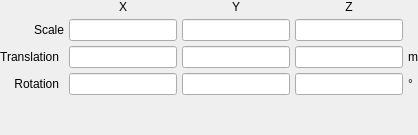
         <widget class="QWidget" name="transform">
          <layout class="QGridLayout" name="gridLayout_15">
           <property name="leftMargin">
            <number>0</number>
           </property>
           <property name="topMargin">
            <number>0</number>
           </property>
           <property name="rightMargin">
            <number>0</number>
           </property>
           <property name="bottomMargin">
            <number>0</number>
           </property>
           <property name="spacing">
            <number>5</number>
           </property>
           <item row="3" column="2" colspan="3">
            <widget class="LineEdit" name="lineedit_transf_scalex"/>
           </item>
           <item row="4" column="0">
            <widget class="QLabel" name="label_29">
             <property name="text">
              <string>&lt;html&gt;&lt;head/&gt;&lt;body&gt;&lt;p align=&quot;right&quot;&gt;Translation&lt;/p&gt;&lt;/body&gt;&lt;/html&gt;</string>
             </property>
             <property name="alignment">
              <set>Qt::AlignRight|Qt::AlignTrailing|Qt::AlignVCenter</set>
             </property>
            </widget>
           </item>
           <item row="4" column="7">
            <widget class="LineEdit" name="lineedit_transf_translatez"/>
           </item>
           <item row="4" column="5" colspan="2">
            <widget class="LineEdit" name="lineedit_transf_translatey"/>
           </item>
           <item row="3" column="0" colspan="2">
            <widget class="QLabel" name="label_28">
             <property name="text">
              <string>&lt;html&gt;&lt;head/&gt;&lt;body&gt;&lt;p align=&quot;right&quot;&gt;Scale&lt;/p&gt;&lt;/body&gt;&lt;/html&gt;</string>
             </property>
            </widget>
           </item>
           <item row="3" column="7">
            <widget class="LineEdit" name="lineedit_transf_scalez"/>
           </item>
           <item row="5" column="7">
            <widget class="LineEdit" name="lineedit_transf_rotationz"/>
           </item>
           <item row="4" column="2" colspan="3">
            <widget class="LineEdit" name="lineedit_transf_translatex"/>
           </item>
           <item row="5" column="5" colspan="2">
            <widget class="LineEdit" name="lineedit_transf_rotationy"/>
           </item>
           <item row="6" column="5">
            <spacer name="verticalSpacer_15">
             <property name="orientation">
              <enum>Qt::Vertical</enum>
             </property>
             <property name="sizeHint" stdset="0">
              <size>
               <width>20</width>
               <height>40</height>
              </size>
             </property>
            </spacer>
           </item>
           <item row="5" column="0">
            <widget class="QLabel" name="label_121">
             <property name="text">
              <string>Rotation</string>
             </property>
             <property name="alignment">
              <set>Qt::AlignRight|Qt::AlignTrailing|Qt::AlignVCenter</set>
             </property>
            </widget>
           </item>
           <item row="3" column="5" colspan="2">
            <widget class="LineEdit" name="lineedit_transf_scaley"/>
           </item>
           <item row="5" column="2" colspan="3">
            <widget class="LineEdit" name="lineedit_transf_rotationx"/>
           </item>
           <item row="5" column="8">
            <widget class="QLabel" name="label_139">
             <property name="text">
              <string>°</string>
             </property>
            </widget>
           </item>
           <item row="4" column="8">
            <widget class="QLabel" name="label_140">
             <property name="text">
              <string>m</string>
             </property>
            </widget>
           </item>
           <item row="2" column="5" colspan="2">
            <widget class="QLabel" name="label_142">
             <property name="text">
              <string>Y</string>
             </property>
             <property name="alignment">
              <set>Qt::AlignCenter</set>
             </property>
            </widget>
           </item>
           <item row="2" column="2" colspan="3">
            <widget class="QLabel" name="label_141">
             <property name="text">
              <string>X</string>
             </property>
             <property name="alignment">
              <set>Qt::AlignCenter</set>
             </property>
            </widget>
           </item>
           <item row="2" column="7">
            <widget class="QLabel" name="label_143">
             <property name="text">
              <string>Z</string>
             </property>
             <property name="alignment">
              <set>Qt::AlignCenter</set>
             </property>
            </widget>
           </item>
          </layout>
         </widget>
